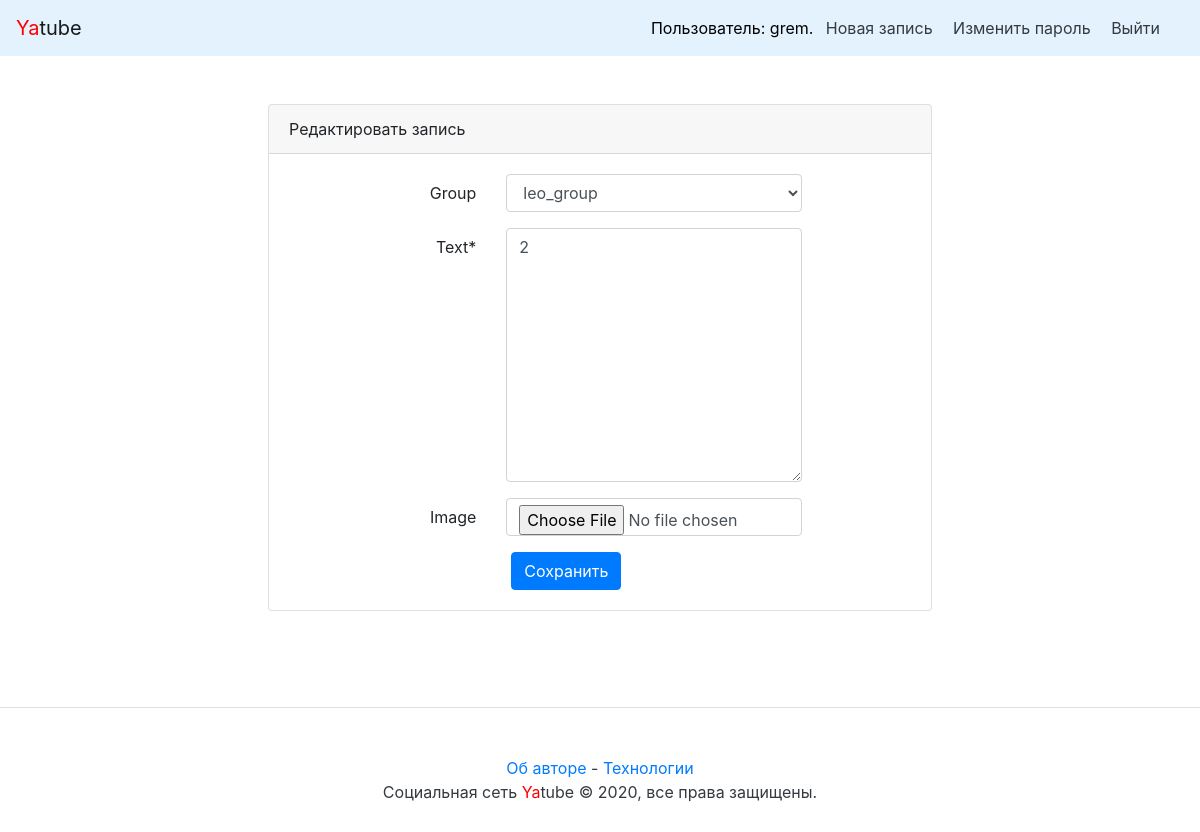
/grem/39/edit/ (signed in), run on an earlier commit of the app's database.
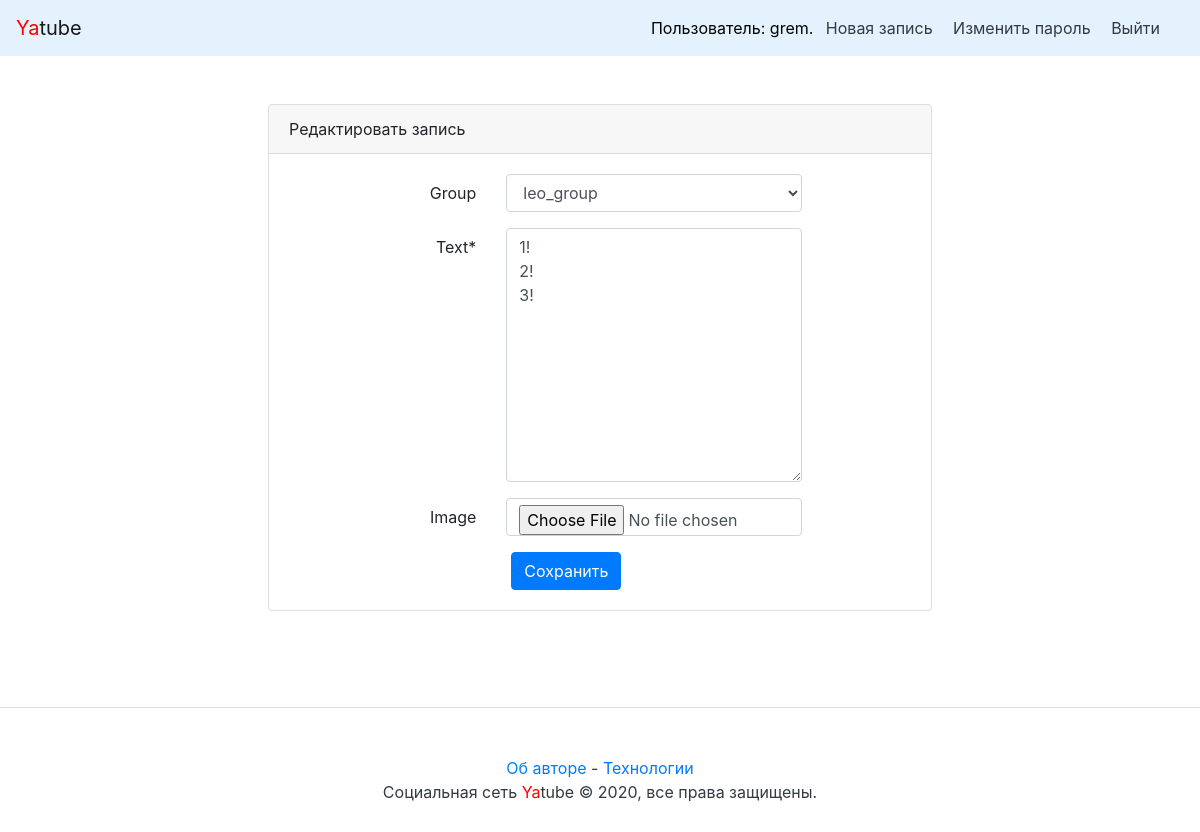
And on a later commit of the database.
### posts/models.py (models this page shows, shortened)
class Post(models.Model):
    text = models.TextField()
    pub_date = models.DateTimeField("date published", auto_now_add=True)
    author = models.ForeignKey(User, on_delete=models.CASCADE, related_name="post_author")
    group = models.ForeignKey(Group, blank=True, null=True, on_delete=models.CASCADE, related_name="group")
    image = models.ImageField(upload_to='posts/', blank=True, null=True)

### posts/views.py (the view)
# urls.py: path("<username>/<int:post_id>/edit/", views.post_edit, name="post_edit"),
@login_required
def post_edit(request, username, post_id):
    profile = get_object_or_404(User, username=username)
    post = get_object_or_404(Post, pk=post_id, author=profile)
    if request.user != profile:
        return redirect('post', username=profile, post_id=post_id)
    form = PostForm(request.POST or None, files=request.FILES or None, instance=post)
    if request.method == 'POST':
        if form.is_valid():
            post = form.save(commit=False)
            post.save()
            return redirect('post', username=request.user.username, post_id=post_id)
    return render(request, 'new.html', {'form': form, 'post': post, 'profile': profile})

### posts/forms.py
class PostForm(ModelForm):
    class Meta:
        model = Post
        fields = ['group', 'text', 'image']

### posts/models.py (called while the page is built)
    def __str__(self):
        return self.title

### users/templatetags/user_filters.py (called while the page is built)
@register.filter
def addclass(field, css):
        return field.as_widget(attrs={"class": css})

### yatube/context_processors.py (called while the page is built)
def year(request):
    current_year = dt.datetime.today().year
    return {'year': current_year}

### templates/new.html (shortened to what this page needs)
{% extends 'base.html' %}
{% block content %}
{% load user_filters %}
<div class="row justify-content-center">
    <div class="col-md-8 p-5">
        <div class="card">
            <div class="card-header">
                {% if post %}
                    Редактировать запись
                {% else %}
                    Добавить запись
                {% endif %}
            </div>
                <div class="card-body">
                    <form method="POST" class="post-form" enctype="multipart/form-data">{% csrf_token %}
                        {% for field in form %}
                        <div class="form-group row" aria-required={% if field.field.required %}"true"{% else %}"false"{% endif %}>
                                <label for="{{ field.id_for_label }}" class="col-md-4 col-form-label text-md-right">{{ field.label }}{% if field.field.required %}<span class="required">*</span>{% endif %}</label>
                                <div class="col-md-6">
                                    {{ field|addclass:"form-control" }}
                                </div>
                        </div>
                        {% endfor %}
                        <div class="col-md-6 offset-md-4">
                            <button type="submit" class="btn btn-primary">
                                {% if post %}
                                    Сохранить
                                {% else %}
                                    Добавить
                                {% endif %}
                        </div>
                    </form>
                </div>
            </div>
        </div>
    </div>
{% endblock %}

What changed in the data, as far as the page shows it:
changed Post "leo_group": text "2" → "1! 2! 3!"
